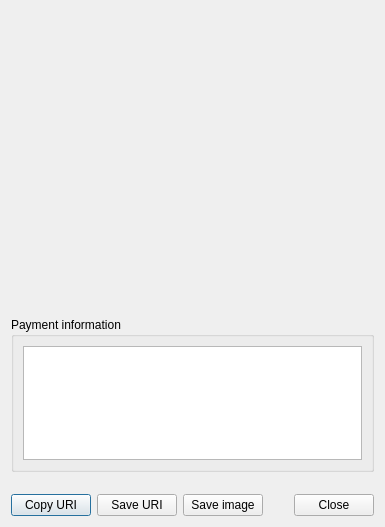
<?xml version="1.0" encoding="UTF-8"?>
<ui version="4.0">
 <class>ShowPaymentRequestDialog</class>
 <widget class="QDialog" name="ShowPaymentRequestDialog">
  <property name="geometry">
   <rect>
    <x>0</x>
    <y>0</y>
    <width>385</width>
    <height>527</height>
   </rect>
  </property>
  <property name="minimumSize">
   <size>
    <width>385</width>
    <height>400</height>
   </size>
  </property>
  <property name="maximumSize">
   <size>
    <width>16777215</width>
    <height>16777215</height>
   </size>
  </property>
  <property name="windowTitle">
   <string>支払い要求</string>
  </property>
  <layout class="QVBoxLayout" name="verticalLayout">
   <item>
    <layout class="QHBoxLayout" name="horizontalLayout_2">
     <property name="spacing">
      <number>6</number>
     </property>
     <property name="sizeConstraint">
      <enum>QLayout::SetDefaultConstraint</enum>
     </property>
     <property name="bottomMargin">
      <number>0</number>
     </property>
     <item>
      <widget class="WalletGui::QRLabel" name="m_requestQRlabel">
       <property name="enabled">
        <bool>true</bool>
       </property>
       <property name="sizePolicy">
        <sizepolicy hsizetype="Fixed" vsizetype="Fixed">
         <horstretch>0</horstretch>
         <verstretch>0</verstretch>
        </sizepolicy>
       </property>
       <property name="minimumSize">
        <size>
         <width>300</width>
         <height>300</height>
        </size>
       </property>
       <property name="maximumSize">
        <size>
         <width>300</width>
         <height>300</height>
        </size>
       </property>
       <property name="baseSize">
        <size>
         <width>300</width>
         <height>300</height>
        </size>
       </property>
       <property name="text">
        <string/>
       </property>
       <property name="scaledContents">
        <bool>true</bool>
       </property>
      </widget>
     </item>
    </layout>
   </item>
   <item>
    <widget class="QGroupBox" name="m_paymentRequestContent">
     <property name="minimumSize">
      <size>
       <width>0</width>
       <height>150</height>
      </size>
     </property>
     <property name="title">
      <string>Payment information</string>
     </property>
     <layout class="QGridLayout" name="gridLayout">
      <item row="0" column="0">
       <widget class="QTextEdit" name="m_paymentRequestUriText">
        <property name="whatsThis">
         <string/>
        </property>
        <property name="readOnly">
         <bool>true</bool>
        </property>
       </widget>
      </item>
     </layout>
    </widget>
   </item>
   <item>
    <spacer name="verticalSpacer">
     <property name="orientation">
      <enum>Qt::Vertical</enum>
     </property>
     <property name="sizeHint" stdset="0">
      <size>
       <width>20</width>
       <height>94</height>
      </size>
     </property>
    </spacer>
   </item>
   <item>
    <layout class="QHBoxLayout" name="horizontalLayout">
     <item>
      <widget class="QPushButton" name="m_copyUriButton">
       <property name="text">
        <string>Copy URI</string>
       </property>
      </widget>
     </item>
     <item>
      <widget class="QPushButton" name="m_saveUriButton">
       <property name="text">
        <string>Save URI</string>
       </property>
      </widget>
     </item>
     <item>
      <widget class="QPushButton" name="m_saveImageButton">
       <property name="text">
        <string>Save image</string>
       </property>
      </widget>
     </item>
     <item>
      <spacer name="horizontalSpacer">
       <property name="orientation">
        <enum>Qt::Horizontal</enum>
       </property>
       <property name="sizeHint" stdset="0">
        <size>
         <width>40</width>
         <height>20</height>
        </size>
       </property>
      </spacer>
     </item>
     <item>
      <widget class="QPushButton" name="m_closeButton">
       <property name="text">
        <string>Close</string>
       </property>
      </widget>
     </item>
    </layout>
   </item>
  </layout>
 </widget>
 <customwidgets>
  <customwidget>
   <class>WalletGui::QRLabel</class>
   <extends>QLabel</extends>
   <header>gui/QRLabel.h</header>
  </customwidget>
 </customwidgets>
 <resources/>
 <connections>
  <connection>
   <sender>m_closeButton</sender>
   <signal>clicked()</signal>
   <receiver>ShowPaymentRequestDialog</receiver>
   <slot>accept()</slot>
   <hints>
    <hint type="sourcelabel">
     <x>538</x>
     <y>285</y>
    </hint>
    <hint type="destinationlabel">
     <x>294</x>
     <y>156</y>
    </hint>
   </hints>
  </connection>
  <connection>
   <sender>m_copyUriButton</sender>
   <signal>clicked()</signal>
   <receiver>ShowPaymentRequestDialog</receiver>
   <slot>copyUri()</slot>
   <hints>
    <hint type="sourcelabel">
     <x>44</x>
     <y>441</y>
    </hint>
    <hint type="destinationlabel">
     <x>159</x>
     <y>231</y>
    </hint>
   </hints>
  </connection>
  <connection>
   <sender>m_saveUriButton</sender>
   <signal>clicked()</signal>
   <receiver>ShowPaymentRequestDialog</receiver>
   <slot>saveUri()</slot>
   <hints>
    <hint type="sourcelabel">
     <x>119</x>
     <y>441</y>
    </hint>
    <hint type="destinationlabel">
     <x>159</x>
     <y>231</y>
    </hint>
   </hints>
  </connection>
  <connection>
   <sender>m_saveImageButton</sender>
   <signal>clicked()</signal>
   <receiver>ShowPaymentRequestDialog</receiver>
   <slot>saveQRcodeToFile()</slot>
   <hints>
    <hint type="sourcelabel">
     <x>194</x>
     <y>441</y>
    </hint>
    <hint type="destinationlabel">
     <x>159</x>
     <y>231</y>
    </hint>
   </hints>
  </connection>
 </connections>
</ui>
